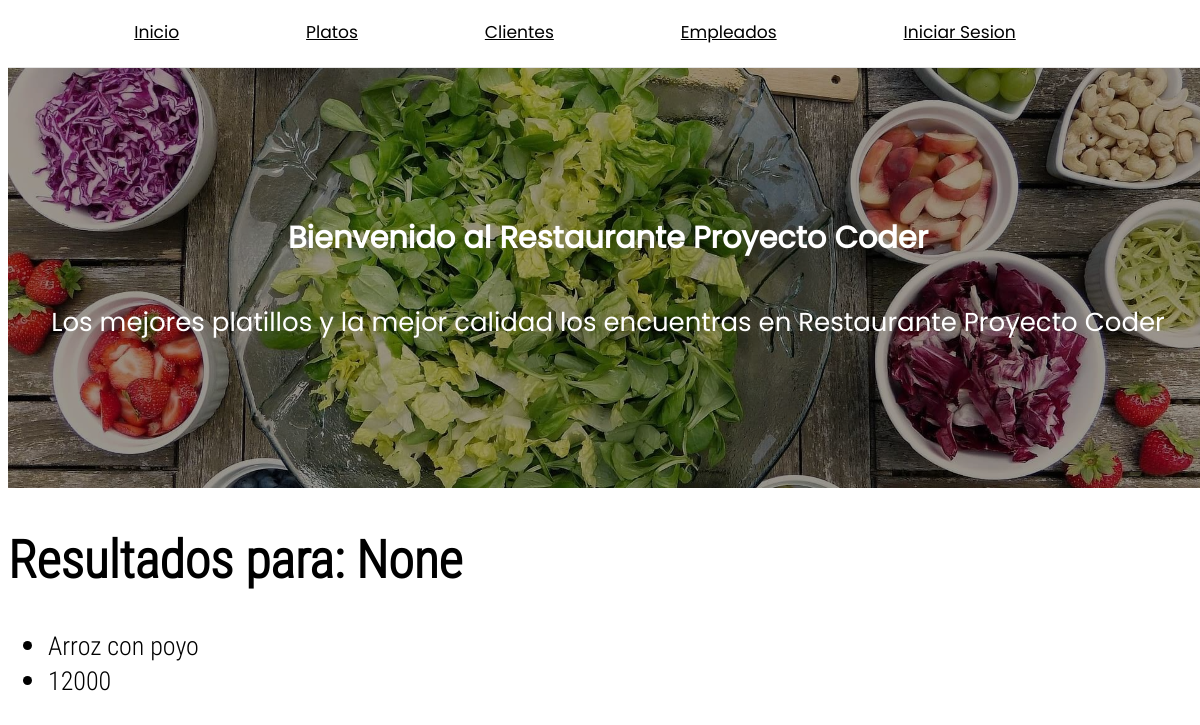
/app_productos/buscar_plato/, run on an earlier commit of the app's database.
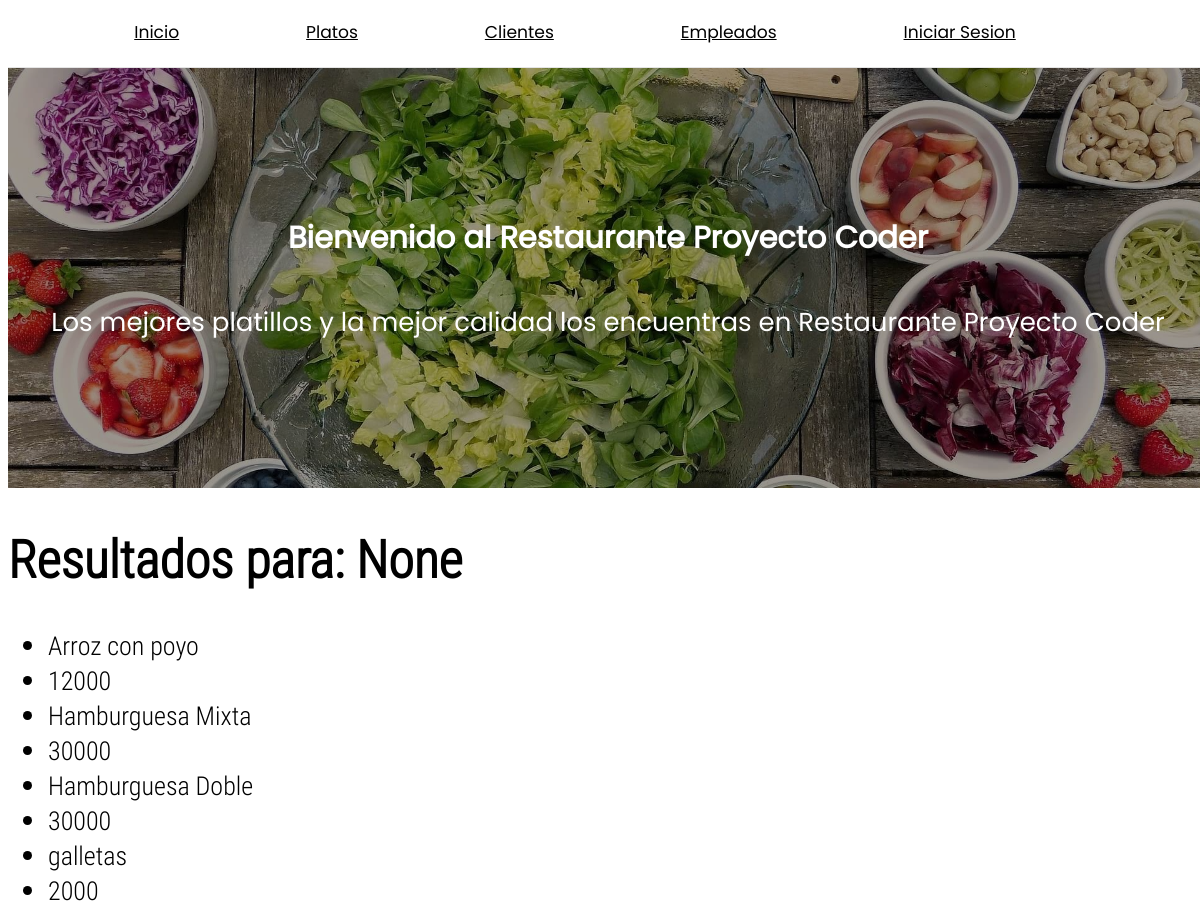
And on a later commit of the database.
### app_productos/models.py (models this page shows, shortened)
class Plato(models.Model):
    nombre = models.CharField(max_length=50)
    precio = models.IntegerField()
    class Meta():
        verbose_name = 'Platos'
        verbose_name_plural = 'Nuestros Platos'

### app_productos/views.py (the view)
# urls.py: path('buscar_plato/', buscar_plato, name = 'BuscarPlato'),
def buscar_plato(req):
    nom_plato = req.GET.get("nombre")
    platos = Plato.objects.all()
    if nom_plato:
        platos = platos.filter(nombre__icontains=nom_plato)
    return render(req,"resultado_busqueda_plato.html", {"platos": platos, "nombre": nom_plato})

### app_productos/templates/resultado_busqueda_plato.html
{% extends 'padre.html' %}
{% block contenidoQueCambia %}
    <h1>Resultados para: {{ nombre }}</h1>
    <ul>
        {% for plato in platos %}
            <li>{{ plato.nombre }}</li>
            <li>{{ plato.precio }}</li>
        {% empty %}
            <li>No se encontraron platos.</li>
        {% endfor %}
    </ul>
{% endblock contenidoQueCambia %}

### app_productos/templates/padre.html (shortened to what this page needs)
<!DOCTYPE html>
<html lang="es">
<head>
    {% load static %}
	<link rel="stylesheet" href="{% static 'css/style.css' %} ">
</head>
<body>
	{% include 'navbar.html' %}
	<div class="banner">
	    <div class="banner-body">
	        <h3 class="text-uppercase">Bienvenido al Restaurante Proyecto Coder</h3>
	        <p>Los mejores platillos y la mejor calidad los encuentras en Restaurante Proyecto Coder</p>
	    </div>
	</div>
	{% block contenidoQueCambia %}
	{% endblock contenidoQueCambia %}
</body>
</html>

### app_productos/templates/navbar.html (shortened to what this page needs)
<header class="header full-box"></header>
	    <div class="header-options full-box">
	        <nav class="header-navbar full-box poppins-regular font-weight-bold">
	            <ul class="list-unstyled full-box">
	                <li>
	                    <a href="{% url 'inicio' %}">Inicio<span class="full-box"></span></a>
	                    <a href="{% url 'platos' %}">Platos<span class="full-box"></span></a>
                        <a href="{% url 'clientes' %}">Clientes<span class="full-box"></span></a>
                        <a href="{% url 'empleados' %}">Empleados<span class="full-box"></span></a>
                        <a href="#singup">Iniciar Sesion<span class="full-box"></span></a>
	                </li>
	            </ul>
	        </nav>
	    </div>

### app_productos/static/css/style.css (style rules this page uses)
:root { --color-one: #F5F5F5; --color-two: #24292E; --color-three: #EC5252; --form-color: #14111A; --accent-color: #253556; --border-color: #D8D8D8; --header-height: 60px; }
body,html { font-family: 'roboto_condensed_light'; width: 100%; height: 100%; background-color: #FFF; color: var(--bs-black); font-size: 26px; }
.full-box { margin: 0; padding: 0; box-sizing: border-box; width: 100%; }
.poppins-regular { font-family: 'poppinsregular'; }
.header, .header-brand, .header-options, .header-navbar, .header-button { height: var(--header-height); transition: all .3s ease-in-out; box-sizing: border-box; }
.header { background-color: #FFF; border-bottom: 1px solid rgba(0, 0, 0, .1); position: relative; color: var(--bs-black); }
.header-brand, .header-options { position: absolute; top: 0; }
.header-options { width: 100%; right: 0; padding-right: 50px; text-align: center; }
.header-navbar { display: inline-block; width: auto; padding-top: 0; margin-top: 0; }
.header-navbar ul, .header-navbar ul li, .header-navbar ul li a { width: auto; padding-top: 0; margin-top: 0; }
.header-navbar ul li, .header-navbar ul li a, .header-button, .header-button > i { display: inline-block; height: var(--header-height); line-height: var(--header-height); transition: all .3s ease-in-out; position: relative; }
.header-navbar ul li a { padding: 0 60px; }
.header-navbar ul li a span { position: absolute; bottom: 0; left: 0; background-color: transparent; height: 5px; transition: all .3s ease-in-out; }
.header-navbar ul li a, .header-button { font-size: calc(var(--header-height) / 3.5); color: var(--bs-black); }
.banner { height: calc(60vh - var(--header-height)); position: relative; background-position: center; background-image: url('../assets/img/banner_1.jpg'); background-size: cover; animation: banner 15s infinite linear; }
.banner-body { position: relative; display: flex; justify-content: center; align-items: center; flex-direction: column; height: 100%; color: #FFF; font-family: 'poppinsregular'; text-align: center; }
.banner::before { content : ""; background : #000000; position : absolute; width : 100%; height : 100%; opacity : 0.4; }

What changed in the data, as far as the page shows it:
added Plato: nombre "Hamburguesa Mixta", precio "30000"
added Plato: nombre "Hamburguesa Doble", precio "30000"
added Plato: nombre "galletas", precio "2000"
